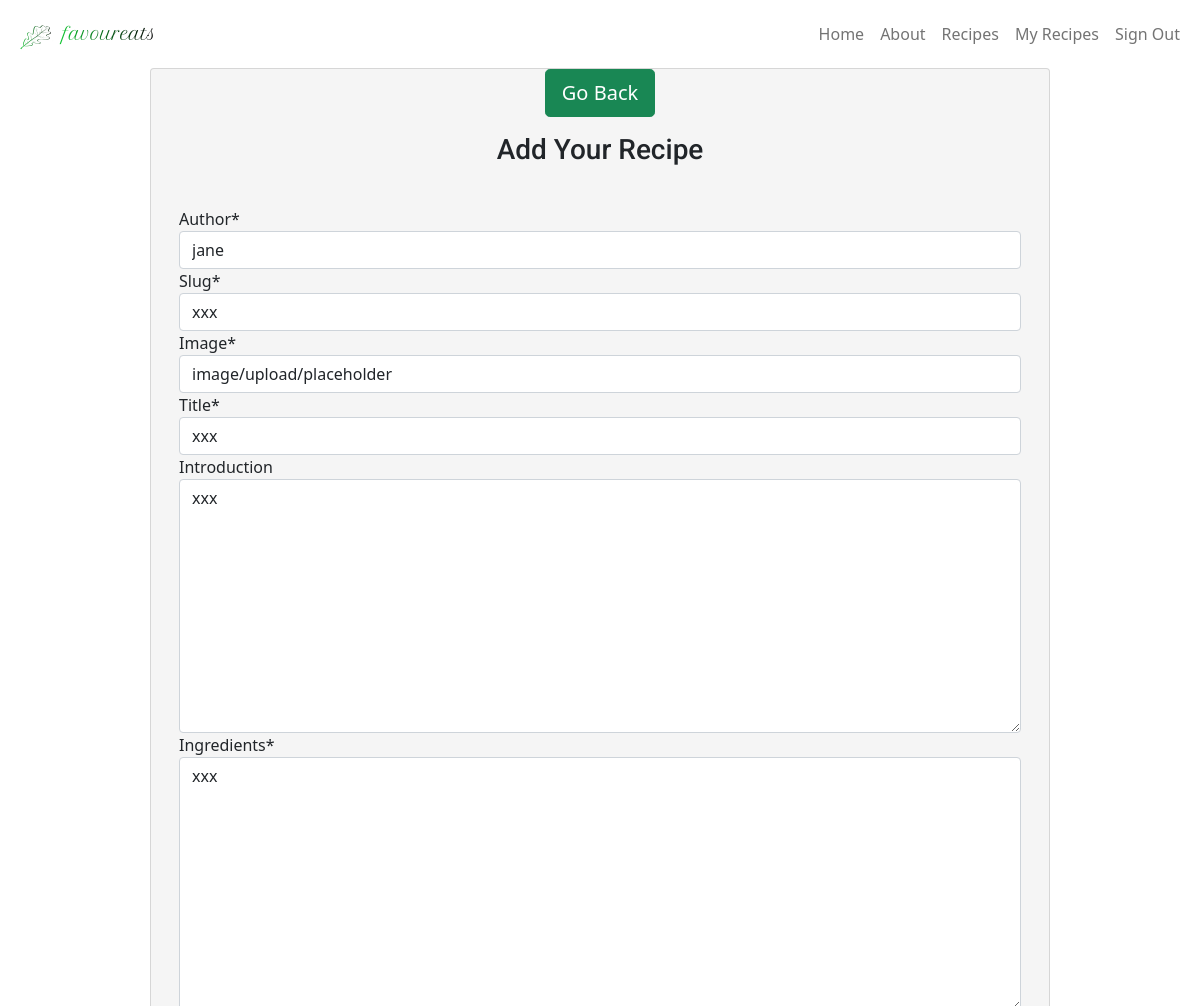
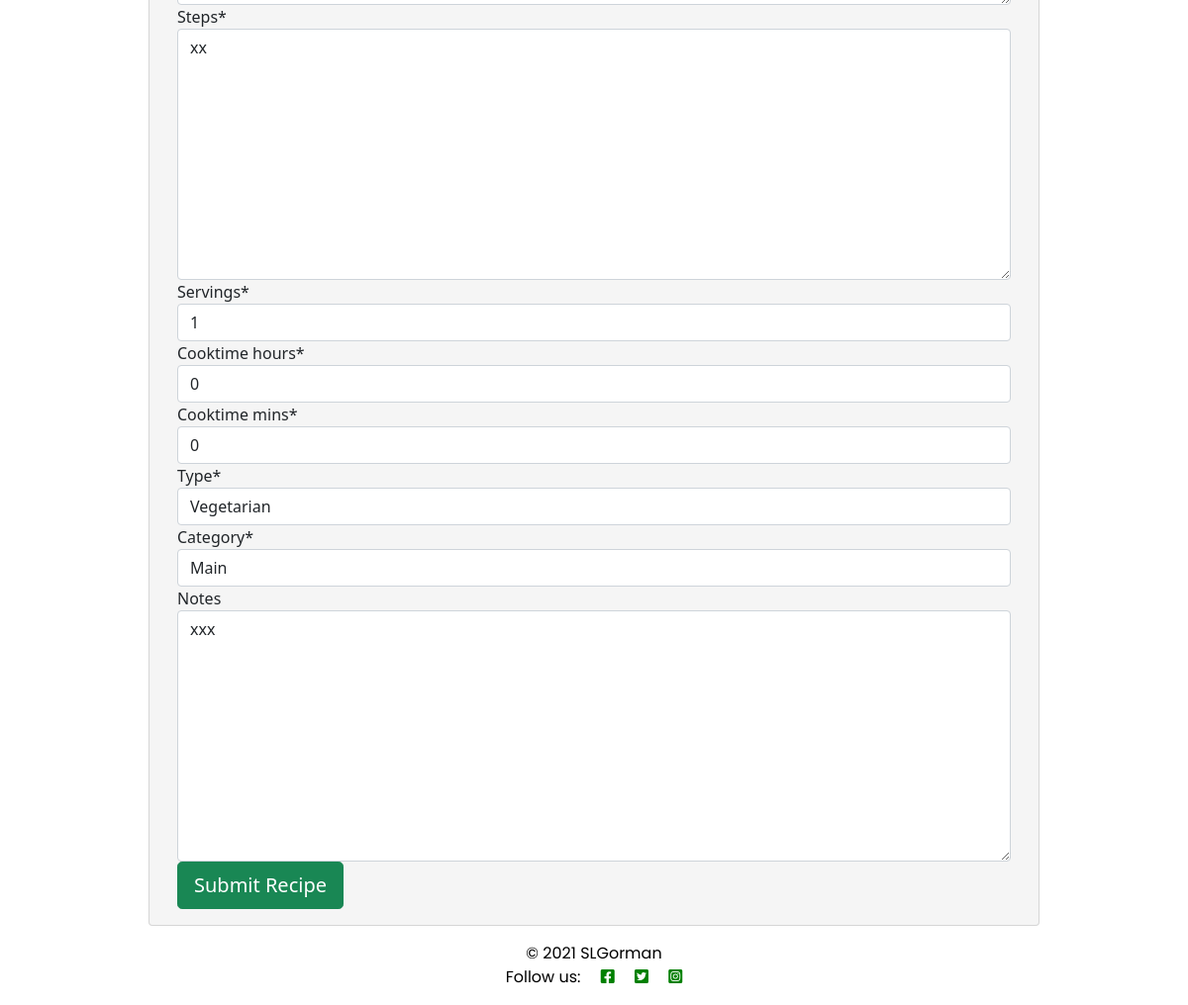
Screenshot of /recipeedit/xxx (signed in) with the database file from the repository (2 pictures, top to bottom).
### recipe/models.py (models this page shows, shortened)
class Recipe(models.Model):
    title = models.CharField(
        max_length=200,
        unique=True)
    slug = models.SlugField(
        max_length=200,
        unique=True)
    author = models.ForeignKey(
        User,
        on_delete=models.CASCADE,
        related_name="recipe_posts")
    created_on = models.DateTimeField(
        auto_now_add=True)
    updated_on = models.DateTimeField(
        auto_now=True)
    introduction = models.TextField(
        blank=True,
        )
    ingredients = models.TextField(
        blank=False,
        )
    steps = models.TextField(
        blank=False,
        )
    servings = models.PositiveIntegerField(
        default=1,
        validators=[
            MinValueValidator(1),
            MaxValueValidator(8)])
    cooktime_hours = models.PositiveIntegerField(
        default=0,
        validators=[
            MinValueValidator(0),
            MaxValueValidator(48)])
    cooktime_mins = models.PositiveIntegerField(
        default=0,
        validators=[
            MinValueValidator(0),
            MaxValueValidator(59)])
    recipe_image = CloudinaryField(
        'image',
        default='placeholder')
    status = models.IntegerField(
        choices=STATUS,
        default=0)
    favourites = models.ManyToManyField(
        User,
        related_name='recipe_favourites',
        blank=True)
    BREAKFAST = 'Breakfast'
    STARTER = 'Starter'
    MAIN = 'Main'
    SIDE = 'Salad'
    DESSERT = 'Dessert'
    BAKES = 'Bakes'
    SALAD = 'Salad'
    SOUP = 'Soup'
    RECIPE_CATEGORY_CHOICES = [
        (BREAKFAST, 'Breakfast'),
        (STARTER, 'Starter'),
        (MAIN, 'Main'),
        (SIDE, 'Side'),
        (DESSERT, 'Dessert'),
        (BAKES, 'Bakes'),
        (SALAD, 'Salad'),
        (SOUP, 'Soup')
    ]
    category = models.CharField(
        max_length=15,
        choices=RECIPE_CATEGORY_CHOICES,
        blank=False,
        default=MAIN
    )
    VEGETARIAN = 'Vegetarian'
    VEGAN = 'Vegan'
    FISH = 'Fish'
    RECIPE_TYPE_CHOICES = [
        (VEGETARIAN, 'Vegetarian'),
        (VEGAN, 'Vegan'),
        (FISH, 'Fish')
    ]
    type = models.CharField(
        max_length=15,
        choices=RECIPE_TYPE_CHOICES,
        default=VEGETARIAN,
        blank=False
    )
    notes = models.TextField(
        blank=True,
        max_length=200)
    class Meta:
        ordering = [
            '-created_on']

### recipe/views.py (the view)
# urls.py: path('recipeedit/<slug:slug>', views.RecipeEdit.as_view(), name='recipeedit'),
class RecipeEdit(SuccessMessageMixin, LoginRequiredMixin, generic.UpdateView):
    model = Recipe
    fields = ['author', 'slug', 'recipe_image', 'title', 'introduction', 'ingredients', 'steps', 'servings', 'cooktime_hours', 'cooktime_mins', 'type', 'category', 'notes', ]
    template_name = 'recipe_form.html'
    success_url = reverse_lazy('myrecipes')
    success_message = "You have updated your recipe!"

### templates/recipe_form.html (shortened to what this page needs)
{% extends "base.html" %}
{% load static %}
{% load crispy_forms_tags %}
{% block content %}
<div class="card recipe-form">
    <div class="row">
        <div class="col text-center">
            <a class="btn btn-lg btn-success add-recipe-btn" href="{% url 'myrecipes' %}">Go Back</a>
        </div>
    </div>
    <div class="card-title">
        <h3>Add Your Recipe</h3>
    </div>
    <div class="card-body">
        <div class="container-fluid">
            <div class="row">
                <form method="POST" enctype='multipart/form-data' action="">
                    {{ form | crispy }}
                    <input type="submit" value="Submit Recipe" class="btn btn-lg btn-success">
                </form>
            </div>
        </div>
    </div>
</div>
{% endblock %}

### static/css/style.css (style rules this page uses)
body { background-color: white; }
h1 h2, h3, h4, h5 { font-family: 'Roboto', sans-serif; }
.card { background-color: whitesmoke; margin-bottom: 1rem; }
.card-title { text-align: center; margin: 1rem; }
a { text-decoration: none; color: green; }
.recipe-form { width: 75%; margin: auto; }

### rows the page displays
Recipe: author "jane", slug "xxx", recipe_image "image/upload/placeholder", title "xxx", introduction "xxx", ingredients "xxx", steps "xx", servings "1", cooktime_hours "0", cooktime_mins "0", type "Vegetarian", category "Main", notes "xxx"
